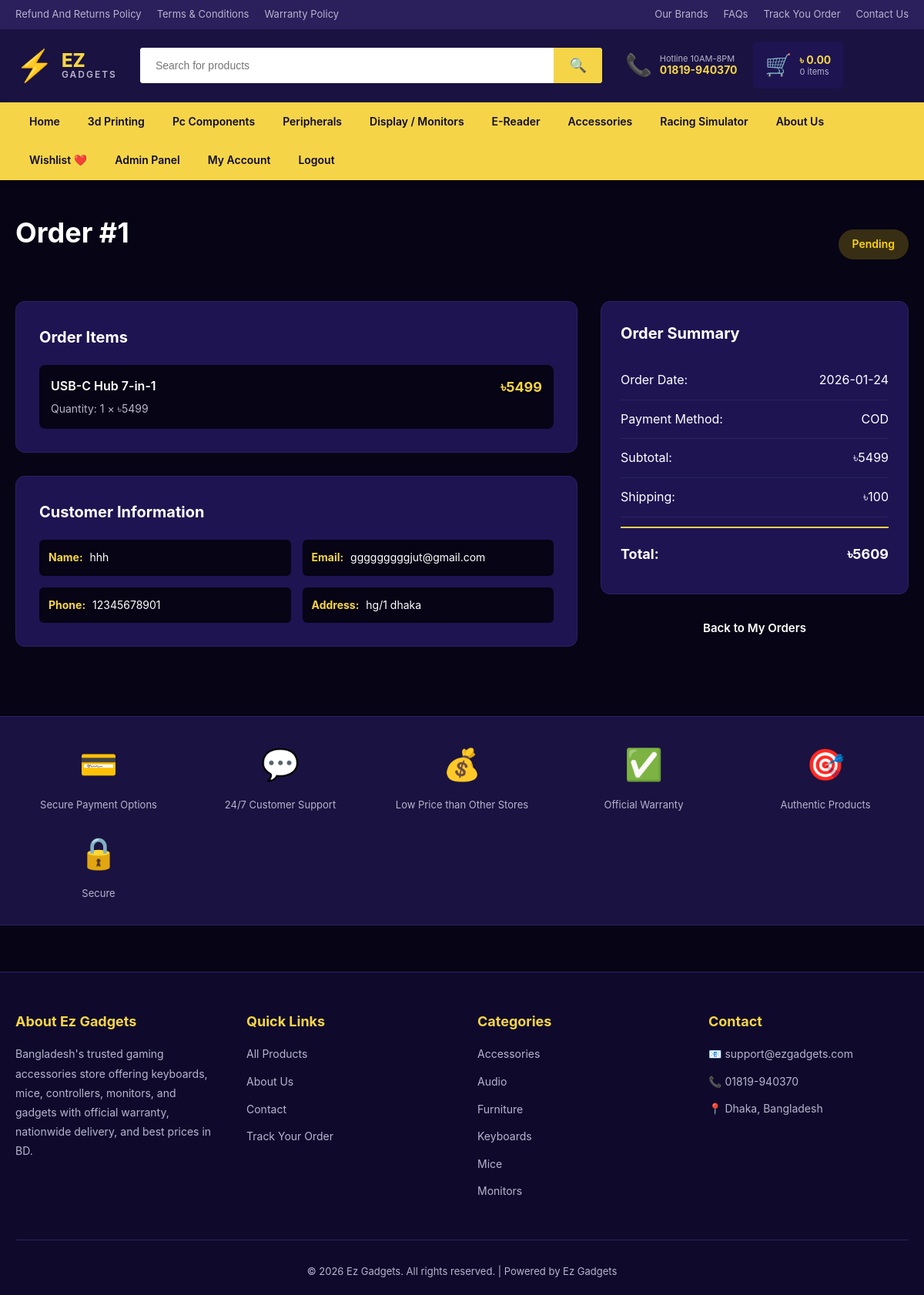
The page /order/1 (signed in) on the database its author committed.
### tables this page shows
CREATE TABLE orders (
                id INTEGER PRIMARY KEY AUTOINCREMENT,
                user_id INTEGER,
                customer_name TEXT NOT NULL,
                customer_email TEXT NOT NULL,
                customer_phone TEXT NOT NULL,
                customer_address TEXT NOT NULL,
                total_amount REAL NOT NULL,
                payment_method TEXT NOT NULL,
                status TEXT DEFAULT 'pending',
                notes TEXT,
                created_at TIMESTAMP DEFAULT CURRENT_TIMESTAMP,
                FOREIGN KEY (user_id) REFERENCES users (id)
            );

CREATE TABLE order_items (
                id INTEGER PRIMARY KEY AUTOINCREMENT,
                order_id INTEGER NOT NULL,
                product_id INTEGER NOT NULL,
                product_name TEXT NOT NULL,
                quantity INTEGER NOT NULL,
                price REAL NOT NULL,
                FOREIGN KEY (order_id) REFERENCES orders (id) ON DELETE CASCADE,
                FOREIGN KEY (product_id) REFERENCES products (id)
            );

### app.py (the view)
@app.route('/order/<int:order_id>')
@login_required
def view_order(order_id):
    order = get_order_by_id(order_id)
    if not order or (order['user_id'] != session['user_id'] and session.get('user_role') != 'admin'):
        flash('Order not found', 'error')
        return redirect(url_for('account'))
    items = get_order_items(order_id)
    return render_template('order_detail.html', order=order, items=items)

### app.py (called while the page is built)
def login_required(f):
    @wraps(f)
    def decorated_function(*args, **kwargs):
        if 'user_id' not in session:
            flash('Please login to access this page', 'error')
            return redirect(url_for('login', next=request.url))
        return f(*args, **kwargs)
    return decorated_function

def get_cart_total():
    cart = session.get('cart', {})
    total_price = 0
    total_items = 0
    for product_id, quantity in cart.items():
        product = get_product_by_id(int(product_id))
        if product:
            total_price += product['price'] * quantity
            total_items += quantity
    return {'total_price': round(total_price, 2), 'total_items': total_items}

@app.context_processor
def inject_global_data():
    cart_total = get_cart_total()
    categories = get_categories()
    user = None
    if 'user_id' in session:
        user = get_user_by_id(session['user_id'])
    return dict(cart_total=cart_total, all_categories=categories, current_user=user)

### models/db.py (called while the page is built)
@contextmanager
def get_db_connection():
    conn = sqlite3.connect(DATABASE_PATH)
    conn.row_factory = sqlite3.Row
    try:
        yield conn
        conn.commit()
    except Exception as e:
        conn.rollback()
        raise e
    finally:
        conn.close()

def get_user_by_id(user_id):
    with get_db_connection() as conn:
        cursor = conn.cursor()
        cursor.execute('SELECT * FROM users WHERE id = ?', (user_id,))
        return cursor.fetchone()

def get_categories():
    with get_db_connection() as conn:
        cursor = conn.cursor()
        cursor.execute('SELECT DISTINCT category FROM products ORDER BY category')
        return cursor.fetchall()

def get_order_by_id(order_id):
    with get_db_connection() as conn:
        cursor = conn.cursor()
        cursor.execute('SELECT * FROM orders WHERE id = ?', (order_id,))
        return cursor.fetchone()

def get_order_items(order_id):
    with get_db_connection() as conn:
        cursor = conn.cursor()
        cursor.execute('SELECT * FROM order_items WHERE order_id = ?', (order_id,))
        return cursor.fetchall()

### templates/order_detail.html (shortened to what this page needs)
{% extends "base.html" %}
{% block content %}
<section class="order-detail-section">
    <div class="container">
        <div class="order-detail-header">
            <h1 class="page-title">Order #{{ order.id }}</h1>
            <span class="status-badge status-badge--{{ order.status }} status-badge--large">
                {{ order.status|capitalize }}
            </span>
        </div>
        <div class="order-detail-layout">
            <div class="order-detail-main">
                <div class="order-card">
                    <h2 class="order-card__title">Order Items</h2>
                    <div class="order-items">
                        {% for item in items %}
                        <div class="order-item">
                            <div class="order-item__info">
                                <h3 class="order-item__name">{{ item.product_name }}</h3>
                                <p class="order-item__details">
                                    Quantity: {{ item.quantity }} × ৳{{ "%.0f"|format(item.price * 110) }}
                                </p>
                            </div>
                            <div class="order-item__price">
                                ৳{{ "%.0f"|format(item.quantity * item.price * 110) }}
                            </div>
                        </div>
                        {% endfor %}
                    </div>
                </div>
                <div class="order-card">
                    <h2 class="order-card__title">Customer Information</h2>
                    <div class="order-info-grid">
                        <div class="order-info-item">
                            <strong>Name:</strong> {{ order.customer_name }}
                        </div>
                        <div class="order-info-item">
                            <strong>Email:</strong> {{ order.customer_email }}
                        </div>
                        <div class="order-info-item">
                            <strong>Phone:</strong> {{ order.customer_phone }}
                        </div>
                        <div class="order-info-item">
                            <strong>Address:</strong> {{ order.customer_address }}
                        </div>
                    </div>
                </div>
            </div>
            <aside class="order-detail-summary">
                <div class="order-summary-card">
                    <h2 class="order-summary-card__title">Order Summary</h2>
                    <div class="order-summary-row">
                        <span>Order Date:</span>
                        <span>{{ order.created_at[:10] }}</span>
                    </div>
                    <div class="order-summary-row">
                        <span>Payment Method:</span>
                        <span>{{ order.payment_method|upper }}</span>
                    </div>
                    <div class="order-summary-row">
                        <span>Subtotal:</span>
                        <span>৳{{ "%.0f"|format(order.total_amount * 110) }}</span>
                    </div>
                    <div class="order-summary-row">
                        <span>Shipping:</span>
                        <span>{% if order.total_amount >= 50 %}FREE{% else %}৳100{% endif %}</span>
                    </div>
                    <div class="order-summary-row order-summary-row--total">
                        <span>Total:</span>
                        <span>৳{{ "%.0f"|format((order.total_amount + (0 if order.total_amount >= 50 else 1)) * 110) }}</span>
                    </div>
                </div>
                <a href="{{ url_for('account') }}" class="btn btn--secondary btn--full-width">Back to My Orders</a>
            </aside>
        </div>
    </div>
</section>
{% endblock %}

### static/css/style.css (style rules this page uses)
* { margin: 0; padding: 0; box-sizing: border-box; }
:root { --color-primary: #F5D547; --color-primary-dark: #E0C03C; --color-secondary: #2B1F5C; --color-accent: #4A90E2; --color-bg-dark: #0F0A2C; --color-bg-darker: #060415; --color-bg-purple: #1A1240; --color-bg-card: #1E1452; --color-text: #FFFFFF; --color-text-muted: #B8B4CC; --color-border: #2B2260; --color-success: #06d6a0; --color-error: #ef476f; --font-primary: -apple-system, BlinkMacSystemFont, 'Segoe UI', Roboto, 'Helvetica Neue', Arial, sans-serif; --transition: all 0.3s ease; --shadow-sm: 0 2px 8px rgba(0, 0, 0, 0.3); --shadow-md: 0 4px 16px rgba(0, 0, 0, 0.4); --shadow-lg: 0 8px 32px rgba(0, 0, 0, 0.5); --border-radius: 8px; }
body { font-family: var(--font-primary); background-color: var(--color-bg-darker); color: var(--color-text); line-height: 1.6; min-height: 100vh; }
a { color: inherit; text-decoration: none; transition: var(--transition); }
.container { max-width: 1400px; margin: 0 auto; padding: 0 20px; }
.btn { display: inline-block; padding: 12px 28px; border: none; border-radius: 6px; font-weight: 600; text-align: center; cursor: pointer; transition: var(--transition); font-family: inherit; font-size: 15px; }
.btn--full-width { width: 100%; }
.page-title { font-size: 36px; font-weight: 700; margin-bottom: 30px; color: var(--color-text); }
.status-badge { display: inline-block; padding: 5px 12px; border-radius: 20px; font-size: 12px; font-weight: 600; }
.status-badge--pending { background-color: rgba(255, 214, 10, 0.2); color: #FFD60A; }
.status-badge--large { padding: 8px 18px; font-size: 14px; }
.order-detail-section { padding: 40px 0 60px; }
.order-detail-header { display: flex; justify-content: space-between; align-items: center; margin-bottom: 30px; }
.order-detail-layout { display: grid; grid-template-columns: 1fr 400px; gap: 30px; }
.order-card { background-color: var(--color-bg-card); padding: 30px; border-radius: 12px; border: 1px solid var(--color-border); margin-bottom: 30px; }
.order-card__title { font-size: 20px; font-weight: 700; margin-bottom: 20px; }
.order-items { display: flex; flex-direction: column; gap: 15px; }
.order-item { display: flex; justify-content: space-between; align-items: flex-start; padding: 15px; background-color: var(--color-bg-darker); border-radius: 8px; }
.order-item__name { font-size: 16px; font-weight: 600; margin-bottom: 5px; }
.order-item__details { font-size: 14px; color: var(--color-text-muted); }
.order-item__price { font-size: 18px; font-weight: 700; color: var(--color-primary); }
.order-info-grid { display: grid; grid-template-columns: 1fr 1fr; gap: 15px; }
.order-info-item { padding: 12px; background-color: var(--color-bg-darker); border-radius: 6px; font-size: 14px; }
.order-info-item strong { color: var(--color-primary); margin-right: 5px; }
.order-detail-summary { position: sticky; top: 80px; height: fit-content; }
.order-summary-card { background-color: var(--color-bg-card); padding: 25px; border-radius: 12px; border: 1px solid var(--color-border); margin-bottom: 20px; }
.order-summary-card__title { font-size: 20px; font-weight: 700; margin-bottom: 20px; }
.order-summary-row { display: flex; justify-content: space-between; padding: 12px 0; border-bottom: 1px solid var(--color-border); }
.order-summary-row--total { border-top: 2px solid var(--color-primary); border-bottom: none; padding-top: 20px; margin-top: 12px; font-size: 18px; font-weight: 700; }

### rows shown on the page
orders: id "1", status "Pending", customer_name "hhh", customer_email "gggggggggjut@gmail.com", customer_phone "12345678901", customer_address "hg/1 dhaka", created_at "2026-01-24", payment_method "COD", order.total_amount*110 "5499", total_amount "5609"
order_items: product_name "USB-C Hub 7-in-1", quantity "1", item.price*110 "5499", item.quantity*item.price*110 "5499"

### other values the page prints
{{ "%.2f"|format(cart_total.total_price) }} "0.00"
{{ cart_total.total_items }} "0"
{{ category.category }} "Accessories" "Audio" "Furniture" "Keyboards" "Mice" "Monitors"
